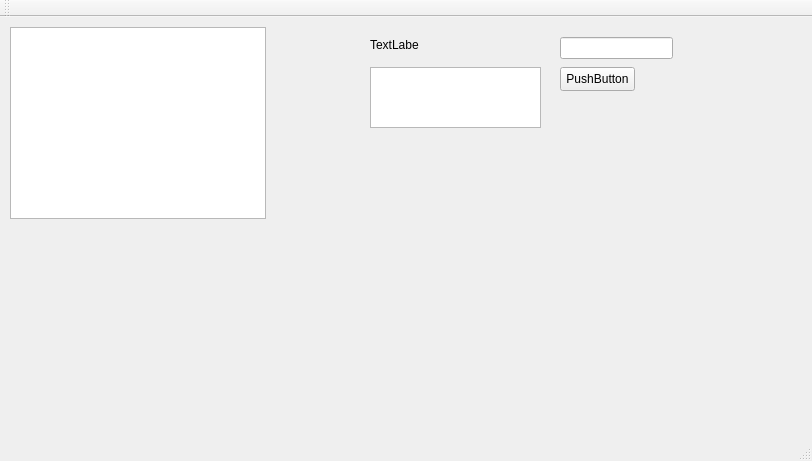
<?xml version="1.0" encoding="UTF-8"?>
<ui version="4.0">
 <class>TestOOPCarClass</class>
 <widget class="QMainWindow" name="TestOOPCarClass">
  <property name="geometry">
   <rect>
    <x>0</x>
    <y>0</y>
    <width>812</width>
    <height>461</height>
   </rect>
  </property>
  <property name="windowTitle">
   <string>TestOOPCar</string>
  </property>
  <widget class="QWidget" name="centralWidget">
   <widget class="QListWidget" name="carlistWidget">
    <property name="geometry">
     <rect>
      <x>10</x>
      <y>10</y>
      <width>256</width>
      <height>192</height>
     </rect>
    </property>
   </widget>
   <widget class="QLineEdit" name="inputlineEdit">
    <property name="geometry">
     <rect>
      <x>560</x>
      <y>20</y>
      <width>113</width>
      <height>22</height>
     </rect>
    </property>
   </widget>
   <widget class="QPushButton" name="showCarspushButton">
    <property name="geometry">
     <rect>
      <x>560</x>
      <y>50</y>
      <width>75</width>
      <height>24</height>
     </rect>
    </property>
    <property name="text">
     <string>PushButton</string>
    </property>
   </widget>
   <widget class="QListWidget" name="carstSpecificManlistWidget">
    <property name="geometry">
     <rect>
      <x>370</x>
      <y>50</y>
      <width>171</width>
      <height>61</height>
     </rect>
    </property>
   </widget>
   <widget class="QLabel" name="numberlabel">
    <property name="geometry">
     <rect>
      <x>370</x>
      <y>20</y>
      <width>49</width>
      <height>16</height>
     </rect>
    </property>
    <property name="text">
     <string>TextLabel</string>
    </property>
   </widget>
  </widget>
  <widget class="QMenuBar" name="menuBar">
   <property name="geometry">
    <rect>
     <x>0</x>
     <y>0</y>
     <width>812</width>
     <height>22</height>
    </rect>
   </property>
  </widget>
  <widget class="QToolBar" name="mainToolBar">
   <attribute name="toolBarArea">
    <enum>TopToolBarArea</enum>
   </attribute>
   <attribute name="toolBarBreak">
    <bool>false</bool>
   </attribute>
  </widget>
  <widget class="QStatusBar" name="statusBar"/>
 </widget>
 <layoutdefault spacing="6" margin="11"/>
 <resources>
  <include location="TestOOPCar.qrc"/>
 </resources>
 <connections/>
</ui>
